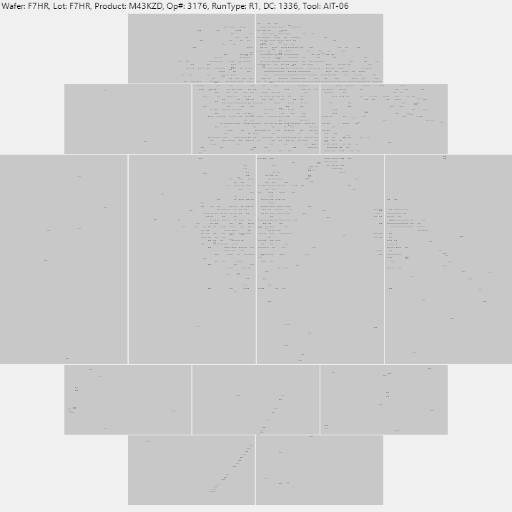
#> input picture experiment/edge/downsized_bilinear.png, 512 x 512 px; its folder holds only this picture in this run
$ python edge_experiment.py experiment/edge/downsized_bilinear.png   (older library calls are emulated)
#> lines starting #> are read from the running program, lines starting #| are printed output that depends on the picture
#!/usr/bin/env python3
"""
edge_experiment.py

Quick visual experiment for wafer images:
- Downsample to a target size (both bilinear and nearest-neighbor).
- Compute several edge maps (Canny, Sobel magnitude, Laplacian, Scharr).
- Optional: morphological gradient and contour outline from the (thresholded) image.

Outputs are saved as PNGs in the chosen output directory.

Example:
  python edge_experiment.py data/Op3176_DefectMap/image.png \
      --output_dir experiment/edge --img_size 128 \
      --canny_low 50 --canny_high 150 --morph_ksize 3
"""

import os
import cv2
import argparse
import numpy as np


def ensure_dir(path: str):
    os.makedirs(path, exist_ok=True)


def save_gray(path: str, img: np.ndarray):
    # Clamp to 0..255 and save as 8-bit
    img8 = np.clip(img, 0, 255).astype(np.uint8)
    cv2.imwrite(path, img8)


def sobel_mag(gray: np.ndarray, ksize: int = 3) -> np.ndarray:
    gx = cv2.Sobel(gray, cv2.CV_64F, 1, 0, ksize=ksize)
    gy = cv2.Sobel(gray, cv2.CV_64F, 0, 1, ksize=ksize)
    mag = cv2.magnitude(gx, gy)
    return cv2.convertScaleAbs(mag)


def scharr_mag(gray: np.ndarray) -> np.ndarray:
    gx = cv2.Scharr(gray, cv2.CV_64F, 1, 0)
    gy = cv2.Scharr(gray, cv2.CV_64F, 0, 1)
    mag = cv2.magnitude(gx, gy)
    return cv2.convertScaleAbs(mag)


def laplacian_edges(gray: np.ndarray, ksize: int = 3) -> np.ndarray:
    lap = cv2.Laplacian(gray, cv2.CV_64F, ksize=ksize)
    return cv2.convertScaleAbs(lap)


def morph_gradient(bin_img: np.ndarray, ksize: int = 3) -> np.ndarray:
    # Binary morphological gradient = dilation - erosion
    kernel = cv2.getStructuringElement(cv2.MORPH_RECT, (ksize, ksize))
    dil = cv2.dilate(bin_img, kernel)
    ero = cv2.erode(bin_img, kernel)
    grad = cv2.absdiff(dil, ero)
    return grad


def draw_contours_from_binary(bin_img: np.ndarray, thickness: int = 1) -> np.ndarray:
    contours, _ = cv2.findContours(bin_img, cv2.RETR_EXTERNAL, cv2.CHAIN_APPROX_SIMPLE)
    edge = np.zeros_like(bin_img)
    cv2.drawContours(edge, contours, -1, color=255, thickness=thickness)
    return edge


def main():
    parser = argparse.ArgumentParser(description="Edge detection experiment on a wafer image")
    parser.add_argument("input_image", help="Path to input wafer image (grayscale or RGB)")
    parser.add_argument("--output_dir", default="experiment/edge", help="Directory to save outputs")
    parser.add_argument("--img_size", type=int, default=128, help="Downsample target size (H=W=img_size)")
    parser.add_argument("--canny_low", type=int, default=50, help="Canny low threshold")
    parser.add_argument("--canny_high", type=int, default=150, help="Canny high threshold")
    parser.add_argument("--blur", type=float, default=0.0,
                        help="Optional Gaussian blur sigma before edges (0 = off).")
    parser.add_argument("--morph_ksize", type=int, default=3, help="Kernel size for morphological gradient")
    parser.add_argument("--binary_thresh", type=int, default=0,
                        help="If >0, threshold value (0-255) to make a binary mask for morph/contours.")
    args = parser.parse_args()

    ensure_dir(args.output_dir)

    # Load image as grayscale
    src = cv2.imread(args.input_image, cv2.IMREAD_GRAYSCALE)
#> src is the input picture: shape (512, 512); min 0, max 240, mean 209.4
    if src is None:
        raise FileNotFoundError(f"Could not load image: {args.input_image}")

    # Optional pre-blur to tame salt-and-pepper 0/1 maps before edge detection
    if args.blur > 0:
        k = max(3, int(2 * round(3 * args.blur) + 1))  # odd kernel approx 6σ
        src_blur = cv2.GaussianBlur(src, (k, k), sigmaX=args.blur, sigmaY=args.blur)
    else:
        src_blur = src

    # Downsample (bilinear + nearest) to visualize resampling effects
    size = (args.img_size, args.img_size)
    down_bilinear = cv2.resize(src_blur, size, interpolation=cv2.INTER_LINEAR)
    down_nearest  = cv2.resize(src_blur, size, interpolation=cv2.INTER_NEAREST)
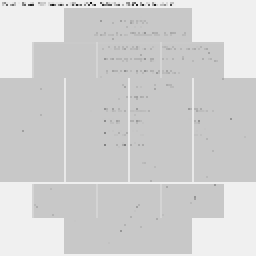
#> down_nearest: shape (128, 128) (shown 2 times larger); min 17, max 240, mean 209.5

    save_gray(os.path.join(args.output_dir, "downsized_bilinear.png"), down_bilinear)
    save_gray(os.path.join(args.output_dir, "downsized_nearest.png"),  down_nearest)

    # Use the bilinear-downsampled image for the edge comparisons by default
    work = down_bilinear

    # Edge methods
    canny = cv2.Canny(work, args.canny_low, args.canny_high)
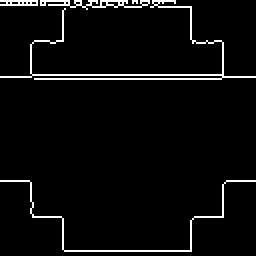
#> canny: shape (128, 128) (shown 2 times larger); 4.3% white in thin lines or dots
    sobel = sobel_mag(work, ksize=3)
#> in sobel_mag, `gx = cv2.Sobel(gray, cv2.CV_64F, 1, 0, ksize=ksize)`:
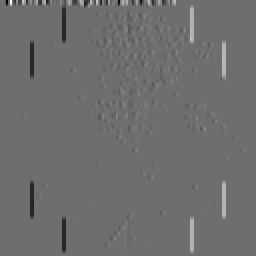
#> gx: shape (128, 128) float64 (shown 2 times larger); min -254, max 332, mean 0; drawn with min black and max white
#> in sobel_mag, `gy = cv2.Sobel(gray, cv2.CV_64F, 0, 1, ksize=ksize)`:
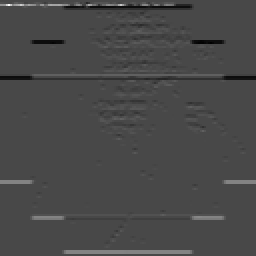
#> gy: shape (128, 128) float64 (shown 2 times larger); min -196, max 493, mean 1.2; drawn with min black and max white
#> in sobel_mag, `mag = cv2.magnitude(gx, gy)`:
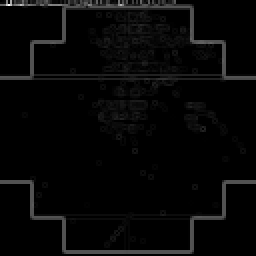
#> mag: shape (128, 128) float64 (shown 2 times larger); min 0, max 493, mean 13.2; drawn with min black and max white
    lap = laplacian_edges(work, ksize=3)
#> in laplacian_edges, `lap = cv2.Laplacian(gray, cv2.CV_64F, ksize=ksize)`:
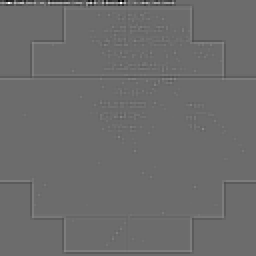
#> lap: shape (128, 128) float64 (shown 2 times larger); min -1012, max 1362, mean -1; drawn with min black and max white
    scharr = scharr_mag(work)
#> in scharr_mag, `return cv2.convertScaleAbs(mag)`:
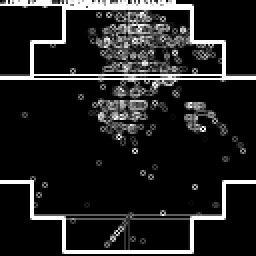
#> returned value: shape (128, 128) (shown 2 times larger); min 0, max 255, mean 33

    save_gray(os.path.join(args.output_dir, "canny.png"), canny)
    save_gray(os.path.join(args.output_dir, "sobel.png"), sobel)
    save_gray(os.path.join(args.output_dir, "laplacian.png"), lap)
    save_gray(os.path.join(args.output_dir, "scharr.png"), scharr)

    # Optional binary-based methods (better for strict 0/1 masks)
    if args.binary_thresh > 0:
        _, bin_img = cv2.threshold(work, args.binary_thresh, 255, cv2.THRESH_BINARY)
        save_gray(os.path.join(args.output_dir, "binary.png"), bin_img)

        grad = morph_gradient(bin_img, ksize=args.morph_ksize)
        save_gray(os.path.join(args.output_dir, "morph_gradient.png"), grad)

        cont = draw_contours_from_binary(bin_img, thickness=1)
        save_gray(os.path.join(args.output_dir, "contours.png"), cont)

    print(f"Saved results in: {os.path.abspath(args.output_dir)}")
    print("Files:")
    for f in sorted(os.listdir(args.output_dir)):
        print(" -", f)


if __name__ == "__main__":
    main()
